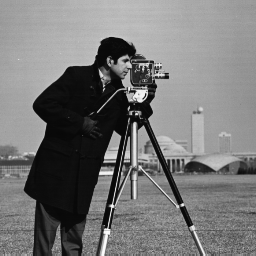
%> input picture DIP lab/Lab 02/cameraman.png, 256 x 256 px
$ octave Assignment_2_190204063.m   (GNU Octave 9; MATLAB toolbox functions it lacks are replaced by stand-ins)
%> lines starting %> are read from the running program, lines starting %| are printed output that depends on the picture
I = imread('cameraman.png');
%> I is the input picture: size 256x256 uint8; min 7, max 253, mean 118.7
[row, col] = size(I);
%> row = 256; col = 256
mul=row*col;
%> mul = 65536
M = 2^8 -1;

X = zeros(1,256);
for i=1:row
    for j =1:col
        temp = I(i,j)+1;
        X(temp)=X(temp)+1;
    end
end
%> after the loop, X = 256 values, max 1685 at index 15, min 0 at index 1, mean 256

PDF = X/(256*256);
%> PDF = 256 values, max 0.0257 at index 15, min 0 at index 1, mean 0.00391
CDF = zeros(size(PDF));
CDF(1) = PDF(1);
for i  = 2 : 256
    CDF(i) = CDF(i-1) +PDF(i);
end
%> after the loop, CDF = 256 values from 0 to 1

sk =zeros(1,256);
for i =1:256
    sk(i) = 255*CDF(i);
end
%> after the loop, sk = 256 values from 0 to 255


new_sk =round(sk);
%> new_sk = 256 values from 0 to 255
img_new = uint8(zeros(row,col));
for i =1:row
    for j =1:col
        temp= I(i,j)+1;
        img_new(i,j) = new_sk(temp);
    end
end
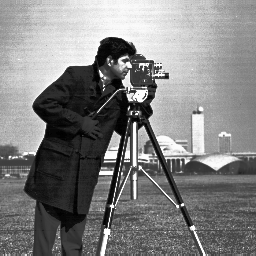
%> img_new: size 256x256 uint8; min 0, max 255, mean 128.8

figure;
subplot(2,2,1);
imshow(I);
subplot(2,2,3);
imshow(img_new);


subplot(2,2,2);
bar(X);
title('Hist plot');
xlabel('1 to 256 pixel values');
ylabel('frequency');


subplot(2,2,4);
bar(img_new);
title('Hist plot');
xlabel('1 to 256 pixel values');
ylabel('frequency');
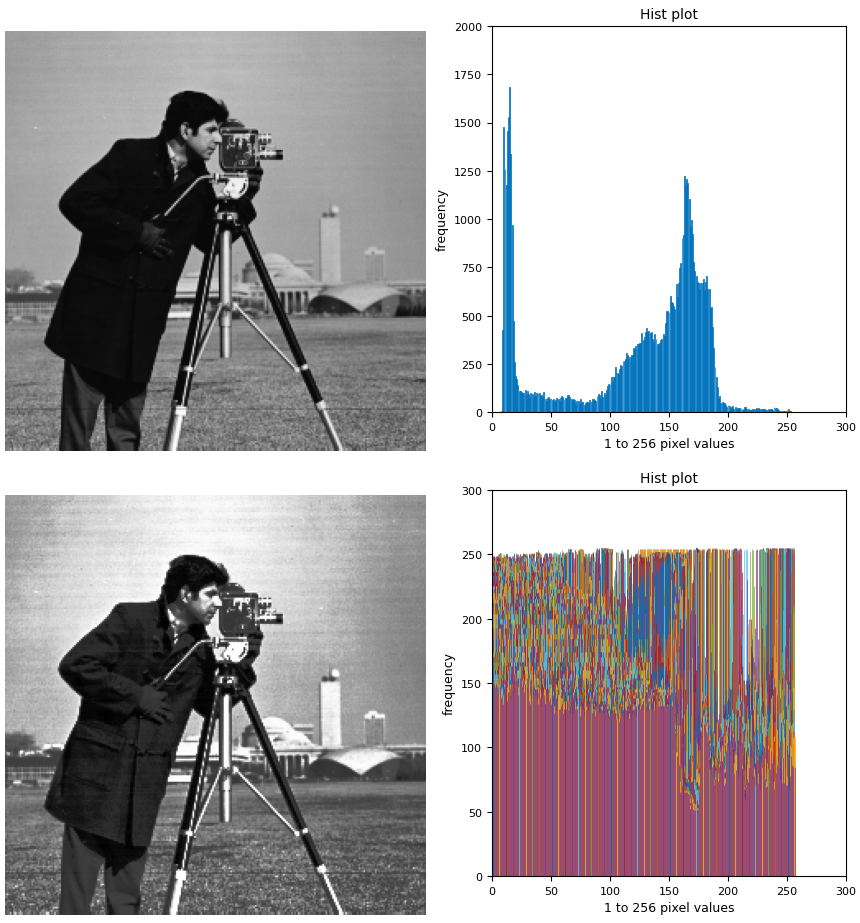
%> figure redrawn from the program's plot data, 4 panels
